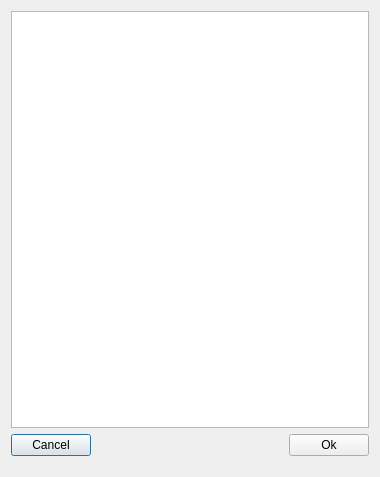
<?xml version="1.0" encoding="UTF-8"?>
<ui version="4.0">
 <class>window</class>
 <widget class="QDialog" name="window">
  <property name="geometry">
   <rect>
    <x>0</x>
    <y>0</y>
    <width>380</width>
    <height>477</height>
   </rect>
  </property>
  <property name="windowTitle">
   <string>List View</string>
  </property>
  <property name="modal">
   <bool>true</bool>
  </property>
  <layout class="QVBoxLayout" name="verticalLayout">
   <item>
    <widget class="QTextEdit" name="txt_list">
     <property name="minimumSize">
      <size>
       <width>183</width>
       <height>0</height>
      </size>
     </property>
    </widget>
   </item>
   <item>
    <layout class="QHBoxLayout" name="horizontalLayout">
     <property name="bottomMargin">
      <number>10</number>
     </property>
     <item>
      <widget class="QPushButton" name="btn_cancel">
       <property name="text">
        <string>Cancel</string>
       </property>
      </widget>
     </item>
     <item>
      <spacer name="horizontalSpacer">
       <property name="orientation">
        <enum>Qt::Horizontal</enum>
       </property>
       <property name="sizeHint" stdset="0">
        <size>
         <width>40</width>
         <height>20</height>
        </size>
       </property>
      </spacer>
     </item>
     <item>
      <widget class="QPushButton" name="btn_ok">
       <property name="text">
        <string>Ok</string>
       </property>
       <property name="autoDefault">
        <bool>true</bool>
       </property>
      </widget>
     </item>
    </layout>
   </item>
  </layout>
 </widget>
 <resources/>
 <connections/>
</ui>
